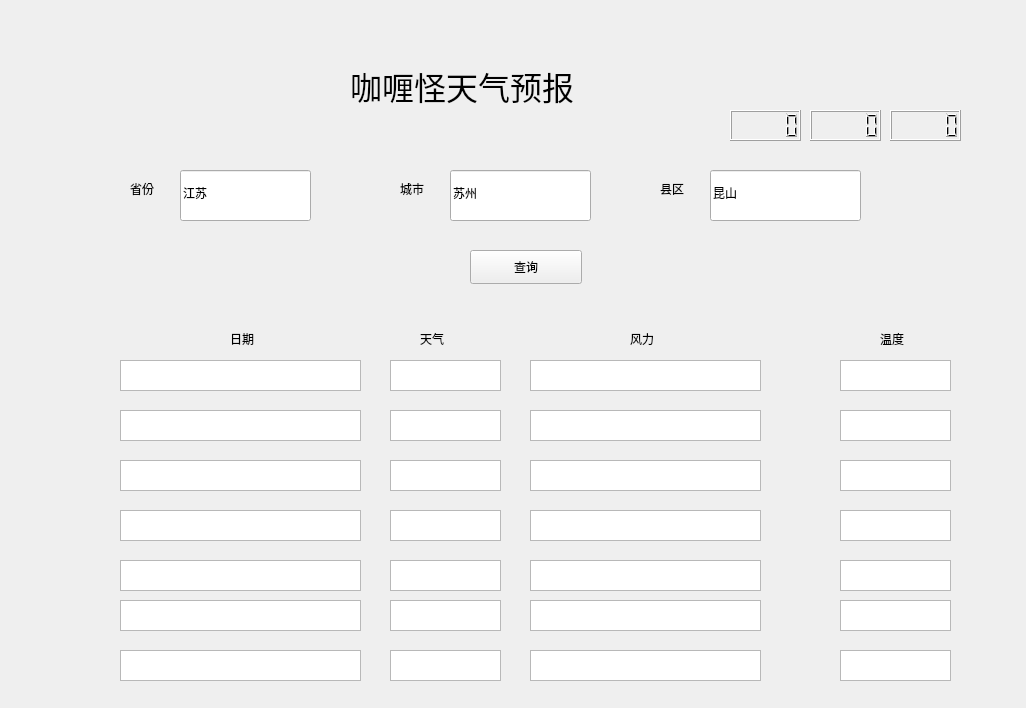
<?xml version="1.0" encoding="UTF-8"?>
<ui version="4.0">
 <class>weatherGUI</class>
 <widget class="QWidget" name="weatherGUI">
  <property name="geometry">
   <rect>
    <x>0</x>
    <y>0</y>
    <width>1026</width>
    <height>708</height>
   </rect>
  </property>
  <property name="windowTitle">
   <string>Form</string>
  </property>
  <widget class="QPushButton" name="pushButton1">
   <property name="geometry">
    <rect>
     <x>470</x>
     <y>250</y>
     <width>112</width>
     <height>34</height>
    </rect>
   </property>
   <property name="text">
    <string>查询</string>
   </property>
  </widget>
  <widget class="QLabel" name="label_2">
   <property name="geometry">
    <rect>
     <x>400</x>
     <y>180</y>
     <width>36</width>
     <height>18</height>
    </rect>
   </property>
   <property name="text">
    <string>城市</string>
   </property>
  </widget>
  <widget class="QLabel" name="label_3">
   <property name="geometry">
    <rect>
     <x>660</x>
     <y>180</y>
     <width>36</width>
     <height>18</height>
    </rect>
   </property>
   <property name="text">
    <string>县区</string>
   </property>
  </widget>
  <widget class="QLineEdit" name="line3">
   <property name="geometry">
    <rect>
     <x>710</x>
     <y>170</y>
     <width>151</width>
     <height>51</height>
    </rect>
   </property>
   <property name="text">
    <string>昆山</string>
   </property>
  </widget>
  <widget class="QLabel" name="label_4">
   <property name="geometry">
    <rect>
     <x>130</x>
     <y>180</y>
     <width>41</width>
     <height>18</height>
    </rect>
   </property>
   <property name="text">
    <string>省份</string>
   </property>
  </widget>
  <widget class="QLineEdit" name="line1">
   <property name="geometry">
    <rect>
     <x>180</x>
     <y>170</y>
     <width>131</width>
     <height>51</height>
    </rect>
   </property>
   <property name="text">
    <string>江苏</string>
   </property>
  </widget>
  <widget class="QLineEdit" name="line2">
   <property name="geometry">
    <rect>
     <x>450</x>
     <y>170</y>
     <width>141</width>
     <height>51</height>
    </rect>
   </property>
   <property name="text">
    <string>苏州</string>
   </property>
  </widget>
  <widget class="QTextBrowser" name="textBrowser11">
   <property name="geometry">
    <rect>
     <x>120</x>
     <y>360</y>
     <width>241</width>
     <height>31</height>
    </rect>
   </property>
  </widget>
  <widget class="QTextBrowser" name="textBrowser12">
   <property name="geometry">
    <rect>
     <x>390</x>
     <y>360</y>
     <width>111</width>
     <height>31</height>
    </rect>
   </property>
  </widget>
  <widget class="QTextBrowser" name="textBrowser13">
   <property name="geometry">
    <rect>
     <x>530</x>
     <y>360</y>
     <width>231</width>
     <height>31</height>
    </rect>
   </property>
  </widget>
  <widget class="QTextBrowser" name="textBrowser14">
   <property name="geometry">
    <rect>
     <x>840</x>
     <y>360</y>
     <width>111</width>
     <height>31</height>
    </rect>
   </property>
  </widget>
  <widget class="QTextBrowser" name="textBrowser23">
   <property name="geometry">
    <rect>
     <x>530</x>
     <y>410</y>
     <width>231</width>
     <height>31</height>
    </rect>
   </property>
  </widget>
  <widget class="QTextBrowser" name="textBrowser22">
   <property name="geometry">
    <rect>
     <x>390</x>
     <y>410</y>
     <width>111</width>
     <height>31</height>
    </rect>
   </property>
  </widget>
  <widget class="QTextBrowser" name="textBrowser24">
   <property name="geometry">
    <rect>
     <x>840</x>
     <y>410</y>
     <width>111</width>
     <height>31</height>
    </rect>
   </property>
  </widget>
  <widget class="QTextBrowser" name="textBrowser21">
   <property name="geometry">
    <rect>
     <x>120</x>
     <y>410</y>
     <width>241</width>
     <height>31</height>
    </rect>
   </property>
  </widget>
  <widget class="QTextBrowser" name="textBrowser33">
   <property name="geometry">
    <rect>
     <x>530</x>
     <y>460</y>
     <width>231</width>
     <height>31</height>
    </rect>
   </property>
  </widget>
  <widget class="QTextBrowser" name="textBrowser32">
   <property name="geometry">
    <rect>
     <x>390</x>
     <y>460</y>
     <width>111</width>
     <height>31</height>
    </rect>
   </property>
  </widget>
  <widget class="QTextBrowser" name="textBrowser34">
   <property name="geometry">
    <rect>
     <x>840</x>
     <y>460</y>
     <width>111</width>
     <height>31</height>
    </rect>
   </property>
  </widget>
  <widget class="QTextBrowser" name="textBrowser31">
   <property name="geometry">
    <rect>
     <x>120</x>
     <y>460</y>
     <width>241</width>
     <height>31</height>
    </rect>
   </property>
  </widget>
  <widget class="QTextBrowser" name="textBrowser43">
   <property name="geometry">
    <rect>
     <x>530</x>
     <y>510</y>
     <width>231</width>
     <height>31</height>
    </rect>
   </property>
  </widget>
  <widget class="QTextBrowser" name="textBrowser42">
   <property name="geometry">
    <rect>
     <x>390</x>
     <y>510</y>
     <width>111</width>
     <height>31</height>
    </rect>
   </property>
  </widget>
  <widget class="QTextBrowser" name="textBrowser44">
   <property name="geometry">
    <rect>
     <x>840</x>
     <y>510</y>
     <width>111</width>
     <height>31</height>
    </rect>
   </property>
  </widget>
  <widget class="QTextBrowser" name="textBrowser41">
   <property name="geometry">
    <rect>
     <x>120</x>
     <y>510</y>
     <width>241</width>
     <height>31</height>
    </rect>
   </property>
  </widget>
  <widget class="QTextBrowser" name="textBrowser53">
   <property name="geometry">
    <rect>
     <x>530</x>
     <y>560</y>
     <width>231</width>
     <height>31</height>
    </rect>
   </property>
  </widget>
  <widget class="QTextBrowser" name="textBrowser52">
   <property name="geometry">
    <rect>
     <x>390</x>
     <y>560</y>
     <width>111</width>
     <height>31</height>
    </rect>
   </property>
  </widget>
  <widget class="QTextBrowser" name="textBrowser54">
   <property name="geometry">
    <rect>
     <x>840</x>
     <y>560</y>
     <width>111</width>
     <height>31</height>
    </rect>
   </property>
  </widget>
  <widget class="QTextBrowser" name="textBrowser51">
   <property name="geometry">
    <rect>
     <x>120</x>
     <y>560</y>
     <width>241</width>
     <height>31</height>
    </rect>
   </property>
  </widget>
  <widget class="QTextBrowser" name="textBrowser63">
   <property name="geometry">
    <rect>
     <x>530</x>
     <y>600</y>
     <width>231</width>
     <height>31</height>
    </rect>
   </property>
  </widget>
  <widget class="QTextBrowser" name="textBrowser62">
   <property name="geometry">
    <rect>
     <x>390</x>
     <y>600</y>
     <width>111</width>
     <height>31</height>
    </rect>
   </property>
  </widget>
  <widget class="QTextBrowser" name="textBrowser64">
   <property name="geometry">
    <rect>
     <x>840</x>
     <y>600</y>
     <width>111</width>
     <height>31</height>
    </rect>
   </property>
  </widget>
  <widget class="QTextBrowser" name="textBrowser61">
   <property name="geometry">
    <rect>
     <x>120</x>
     <y>600</y>
     <width>241</width>
     <height>31</height>
    </rect>
   </property>
  </widget>
  <widget class="QTextBrowser" name="textBrowser74">
   <property name="geometry">
    <rect>
     <x>840</x>
     <y>650</y>
     <width>111</width>
     <height>31</height>
    </rect>
   </property>
  </widget>
  <widget class="QTextBrowser" name="textBrowser73">
   <property name="geometry">
    <rect>
     <x>530</x>
     <y>650</y>
     <width>231</width>
     <height>31</height>
    </rect>
   </property>
  </widget>
  <widget class="QTextBrowser" name="textBrowser72">
   <property name="geometry">
    <rect>
     <x>390</x>
     <y>650</y>
     <width>111</width>
     <height>31</height>
    </rect>
   </property>
  </widget>
  <widget class="QTextBrowser" name="textBrowser71">
   <property name="geometry">
    <rect>
     <x>120</x>
     <y>650</y>
     <width>241</width>
     <height>31</height>
    </rect>
   </property>
  </widget>
  <widget class="QLabel" name="label_5">
   <property name="geometry">
    <rect>
     <x>350</x>
     <y>50</y>
     <width>401</width>
     <height>71</height>
    </rect>
   </property>
   <property name="font">
    <font>
     <family>Adobe Devanagari</family>
     <pointsize>24</pointsize>
    </font>
   </property>
   <property name="text">
    <string>咖喱怪天气预报</string>
   </property>
  </widget>
  <widget class="QLabel" name="label_6">
   <property name="geometry">
    <rect>
     <x>230</x>
     <y>330</y>
     <width>81</width>
     <height>18</height>
    </rect>
   </property>
   <property name="text">
    <string>日期</string>
   </property>
  </widget>
  <widget class="QLabel" name="label_7">
   <property name="geometry">
    <rect>
     <x>420</x>
     <y>330</y>
     <width>81</width>
     <height>18</height>
    </rect>
   </property>
   <property name="text">
    <string>天气</string>
   </property>
  </widget>
  <widget class="QLabel" name="label_8">
   <property name="geometry">
    <rect>
     <x>630</x>
     <y>330</y>
     <width>81</width>
     <height>18</height>
    </rect>
   </property>
   <property name="text">
    <string>风力</string>
   </property>
  </widget>
  <widget class="QLabel" name="label_9">
   <property name="geometry">
    <rect>
     <x>880</x>
     <y>330</y>
     <width>81</width>
     <height>18</height>
    </rect>
   </property>
   <property name="text">
    <string>温度</string>
   </property>
  </widget>
  <widget class="QLCDNumber" name="lcdNumber1">
   <property name="geometry">
    <rect>
     <x>730</x>
     <y>110</y>
     <width>71</width>
     <height>31</height>
    </rect>
   </property>
  </widget>
  <widget class="QLCDNumber" name="lcdNumber2">
   <property name="geometry">
    <rect>
     <x>810</x>
     <y>110</y>
     <width>71</width>
     <height>31</height>
    </rect>
   </property>
  </widget>
  <widget class="QLCDNumber" name="lcdNumber3">
   <property name="geometry">
    <rect>
     <x>890</x>
     <y>110</y>
     <width>71</width>
     <height>31</height>
    </rect>
   </property>
  </widget>
 </widget>
 <resources/>
 <connections/>
</ui>
